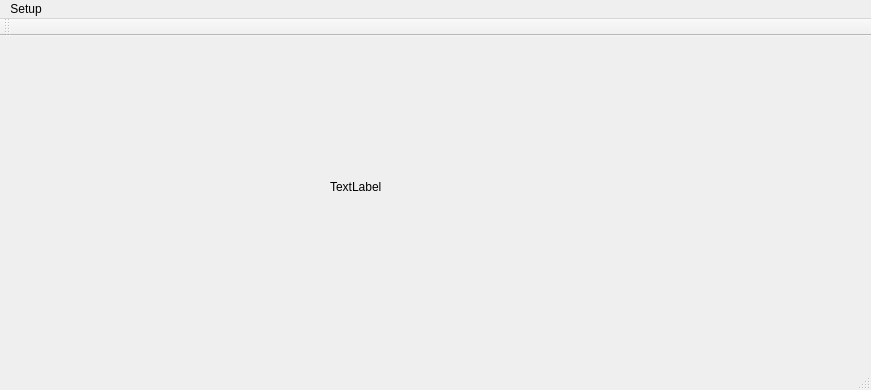
<?xml version="1.0" encoding="UTF-8"?>
<ui version="4.0">
 <class>MainWindow</class>
 <widget class="QMainWindow" name="MainWindow">
  <property name="geometry">
   <rect>
    <x>0</x>
    <y>0</y>
    <width>871</width>
    <height>390</height>
   </rect>
  </property>
  <property name="windowTitle">
   <string>MainWindow</string>
  </property>
  <widget class="QWidget" name="centralWidget">
   <widget class="QLabel" name="label">
    <property name="geometry">
     <rect>
      <x>330</x>
      <y>140</y>
      <width>66</width>
      <height>21</height>
     </rect>
    </property>
    <property name="text">
     <string>TextLabel</string>
    </property>
   </widget>
  </widget>
  <widget class="QMenuBar" name="menuBar">
   <property name="geometry">
    <rect>
     <x>0</x>
     <y>0</y>
     <width>871</width>
     <height>26</height>
    </rect>
   </property>
   <widget class="QMenu" name="menuSetup">
    <property name="title">
     <string>Setup</string>
    </property>
    <addaction name="actionSerial_port"/>
   </widget>
   <addaction name="menuSetup"/>
  </widget>
  <widget class="QToolBar" name="mainToolBar">
   <attribute name="toolBarArea">
    <enum>TopToolBarArea</enum>
   </attribute>
   <attribute name="toolBarBreak">
    <bool>false</bool>
   </attribute>
  </widget>
  <widget class="QStatusBar" name="statusBar"/>
  <action name="actionSerial_port">
   <property name="text">
    <string>Serial port ...</string>
   </property>
  </action>
 </widget>
 <layoutdefault spacing="6" margin="11"/>
 <resources/>
 <connections/>
</ui>
